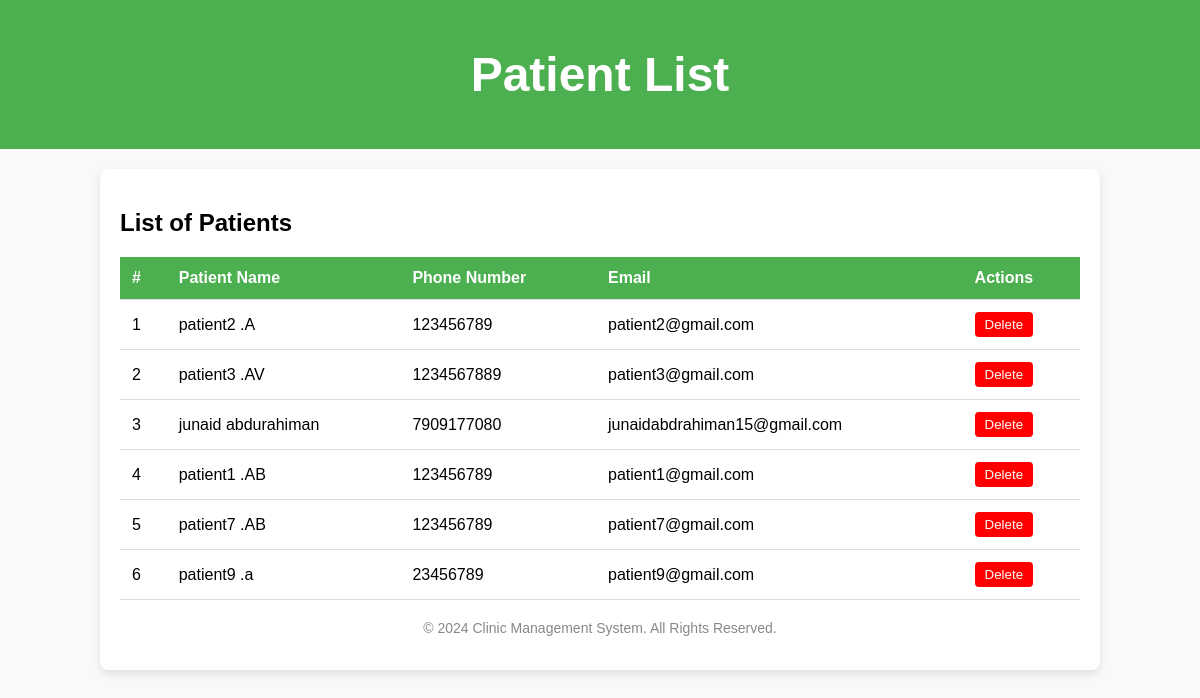
/patient_list/ (signed in), run on the app's committed database.
### clinic_mgt_app/models.py (models this page shows, shortened)
class Patient(models.Model):
    GENDER_CHOICES = [
        ('M', 'Male'),
        ('F', 'Female'),
        ('O', 'Other'),
    ]
    first_name = models.CharField(max_length=50, null=True, blank=True)
    last_name = models.CharField(max_length=50, null=True, blank=True)
    gender = models.CharField(max_length=10, choices=GENDER_CHOICES, null=True, blank=True)
    date_of_birth = models.DateField(null=True, blank=True)
    phone_number = models.CharField(max_length=15, null=True, blank=True)
    email = models.EmailField(null=True, blank=True)
    address = models.CharField(max_length=255, null=True, blank=True)
    pat_user = models.ForeignKey(CustomUser,on_delete=models.CASCADE,null=True)
    is_patient = models.BooleanField(default=True)

### clinic_mgt_app/views.py (the view)
# urls.py: path('patient_list/',views.patient_list,name='patient_list'),
@login_required
def patient_list(request):
    patients = Patient.objects.all()  # Fetch all patient records
    context = {
        'patients': patients
    }
    return render(request, 'patients_list.html', context)

### clinic_mgt_app/templates/patients_list.html (shortened to what this page needs)
<!DOCTYPE html>
<html lang="en">
<head>
</head>
<body>
    <header>
        <h1>Patient List</h1>
    </header>
    <div class="container">
        <div class="table-header">
            <h2>List of Patients</h2>
        </div>
        <table>
            <thead>
                <tr>
                    <th>#</th>
                    <th>Patient Name</th>
                    <th>Phone Number</th>
                    <th>Email</th>
                    <th>Actions</th>
                </tr>
            </thead>
            <tbody>
                {% for patient in patients %}
                    <tr>
                        <td>{{ forloop.counter }}</td>
                        <td>{{ patient.first_name }} {{ patient.last_name }}</td>
                        <td>{{ patient.phone_number }}</td>
                        <td>{{ patient.email }}</td>
                        <td>
                            <form method="POST" action="{% url 'delete_patient' %}">
                                <button type="submit" name="delete_patient" class="delete-button">Delete</button>
                            </form>
                        </td>
                    </tr>
                {% endfor %}
            </tbody>
        </table>
        <div class="table-footer">
            <p>&copy; 2024 Clinic Management System. All Rights Reserved.</p>
        </div>
    </div>
</body>
</html>

### clinic_mgt_app/templates/patients_list.html (style rules this page uses)
body { font-family: Arial, sans-serif; background-color: #f9f9f9; margin: 0; padding: 0; }
header { background-color: #4CAF50; color: white; text-align: center; padding: 15px; font-size: 24px; }
.container { width: 80%; margin: 20px auto; padding: 20px; background-color: white; border-radius: 8px; box-shadow: 0 4px 8px rgba(0, 0, 0, 0.1); }
table { width: 100%; border-collapse: collapse; margin-top: 20px; }
th, td { padding: 12px; text-align: left; border-bottom: 1px solid #ddd; }
th { background-color: #4CAF50; color: white; }
.table-header { margin-bottom: 20px; }
.table-footer { text-align: center; margin-top: 20px; font-size: 14px; color: #888; }
.delete-button { background-color: red; color: white; border: none; padding: 5px 10px; cursor: pointer; border-radius: 4px; }

### data on the page
Patient: first_name "patient2", last_name ".A", phone_number "123456789", email "patient2@gmail.com"
Patient: first_name "patient3", last_name ".AV", phone_number "1234567889", email "patient3@gmail.com"
Patient: first_name "junaid", last_name "abdurahiman", phone_number "7909177080", email "junaidabdrahiman15@gmail.com"
Patient: first_name "patient1", last_name ".AB", phone_number "123456789", email "patient1@gmail.com"
Patient: first_name "patient7", last_name ".AB", phone_number "123456789", email "patient7@gmail.com"
Patient: first_name "patient9", last_name ".a", phone_number "23456789", email "patient9@gmail.com"
